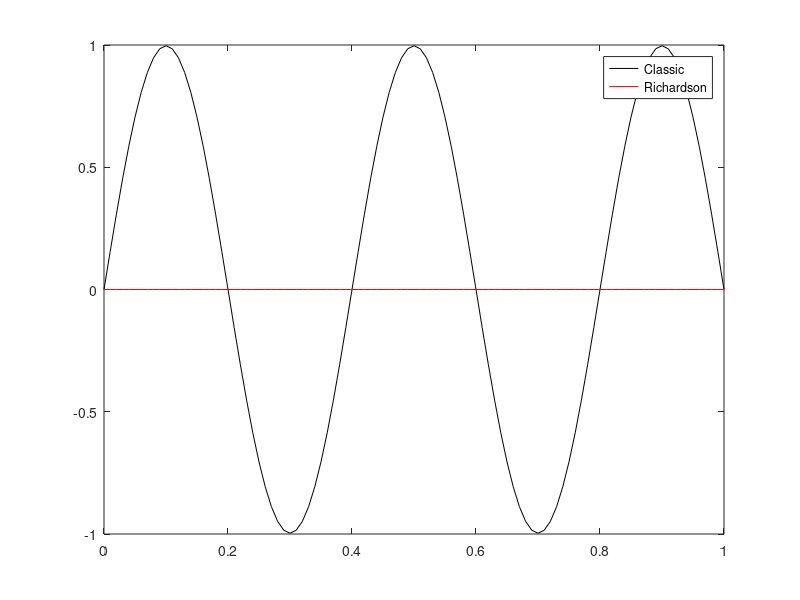

MATLAB code to generate this figure:
% Matt McDade
% ANM 2 
% Homework 6 Problem A

% classic scheme:  c2(i) = u_i^{n+1}  c1(i) = u_i^n
% richardson:      r2(i) = u_i^{n+1}  r1(i) = u_i^n  r0(i) = u_i^{n-1}

% First try .08 to see classical blows up too because rt = 1.25
% then try alpha = .8 so rt = .125
alpha = .8;
r = .1;
dx = .01;
dt = r*dx^2;
x = 0:dx:1;
N = length(x);
cl = zeros(N,2);
ri = zeros(N,3);

% initial condition
% cl(i,n) = classic
% ri(i,n) = richardson

cl(:,1) = sin(5*pi*x);
figure(15)
plot(x,cl(:,1),'k',x,ri(:,1),'r'),legend('Classic','Richardson'),axis([0 1 -1 1])
pause

cl(1,2) = 0;
cl(N,2) = 0;
for i=2:N-1
  cl(i,2) = cl(i,1) + (r/alpha)*(cl(i-1,1)-2*cl(i,1)+cl(i+1,1));
end
ri(1,3) = 0;
ri(N,3) = 0;
for i=2:N-1
  ri(i,3) = ri(i,1) + 2*(r/alpha)*(ri(i-1,2)-2*ri(i,2)+ri(i+1,2));
end
plot(x,cl(:,2),'k',x,ri(:,3),'r'),legend('Classic','Richardson'),axis([0 1 -1 1])


cl(:,1) = cl(:,2);
ri(:,1) = ri(:,2);
ri(:,2) = ri(:,3);
